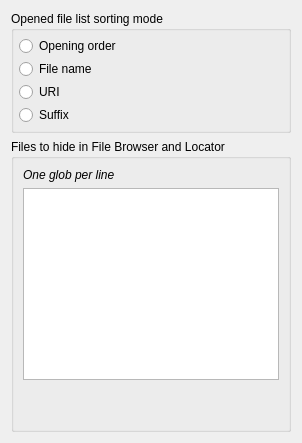
       <widget class="QWidget" name="pGeneral">
        <layout class="QVBoxLayout" name="verticalLayout_6">
         <item>
          <widget class="QGroupBox" name="gbWorkspace">
           <property name="title">
            <string>Opened file list sorting mode</string>
           </property>
           <layout class="QGridLayout">
            <property name="margin">
             <number>5</number>
            </property>
            <property name="spacing">
             <number>3</number>
            </property>
            <item row="0" column="0">
             <widget class="QRadioButton" name="rbOpeningOrder">
              <property name="text">
               <string>Opening order</string>
              </property>
             </widget>
            </item>
            <item row="1" column="0">
             <widget class="QRadioButton" name="rbFileName">
              <property name="text">
               <string>File name</string>
              </property>
             </widget>
            </item>
            <item row="2" column="0">
             <widget class="QRadioButton" name="rbUri">
              <property name="text">
               <string>URI</string>
              </property>
             </widget>
            </item>
            <item row="3" column="0">
             <widget class="QRadioButton" name="rbSuffix">
              <property name="text">
               <string>Suffix</string>
              </property>
             </widget>
            </item>
           </layout>
          </widget>
         </item>
         <item>
          <widget class="QGroupBox" name="gbFilesToHide">
           <property name="title">
            <string>Files to hide in File Browser and Locator</string>
           </property>
           <layout class="QVBoxLayout" name="verticalLayout">
            <item>
             <widget class="QLabel" name="label_4">
              <property name="font">
               <font>
                <italic>true</italic>
               </font>
              </property>
              <property name="text">
               <string>One glob per line</string>
              </property>
             </widget>
            </item>
            <item>
             <widget class="QPlainTextEdit" name="pteFilesToHide"/>
            </item>
            <item>
             <spacer name="verticalSpacer_3">
              <property name="orientation">
               <enum>Qt::Vertical</enum>
              </property>
              <property name="sizeHint" stdset="0">
               <size>
                <width>20</width>
                <height>40</height>
               </size>
              </property>
             </spacer>
            </item>
           </layout>
          </widget>
         </item>
        </layout>
       </widget>
